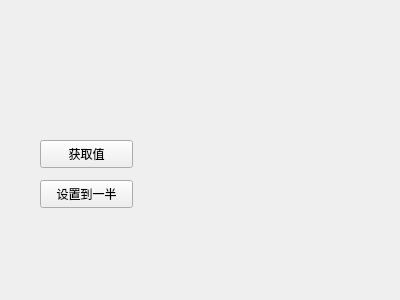
<?xml version="1.0" encoding="UTF-8"?>
<ui version="4.0">
 <class>Widget</class>
 <widget class="QWidget" name="Widget">
  <property name="geometry">
   <rect>
    <x>0</x>
    <y>0</y>
    <width>400</width>
    <height>300</height>
   </rect>
  </property>
  <property name="windowTitle">
   <string>Widget</string>
  </property>
  <widget class="SmallWidget" name="widget" native="true">
   <property name="geometry">
    <rect>
     <x>40</x>
     <y>60</y>
     <width>201</width>
     <height>51</height>
    </rect>
   </property>
  </widget>
  <widget class="QPushButton" name="btnGet">
   <property name="geometry">
    <rect>
     <x>40</x>
     <y>140</y>
     <width>93</width>
     <height>28</height>
    </rect>
   </property>
   <property name="text">
    <string>获取值</string>
   </property>
  </widget>
  <widget class="QPushButton" name="btnSet">
   <property name="geometry">
    <rect>
     <x>40</x>
     <y>180</y>
     <width>93</width>
     <height>28</height>
    </rect>
   </property>
   <property name="text">
    <string>设置到一半</string>
   </property>
  </widget>
 </widget>
 <layoutdefault spacing="6" margin="11"/>
 <customwidgets>
  <customwidget>
   <class>SmallWidget</class>
   <extends>QWidget</extends>
   <header location="global">smallwidget.h</header>
   <container>1</container>
  </customwidget>
 </customwidgets>
 <resources/>
 <connections/>
</ui>
